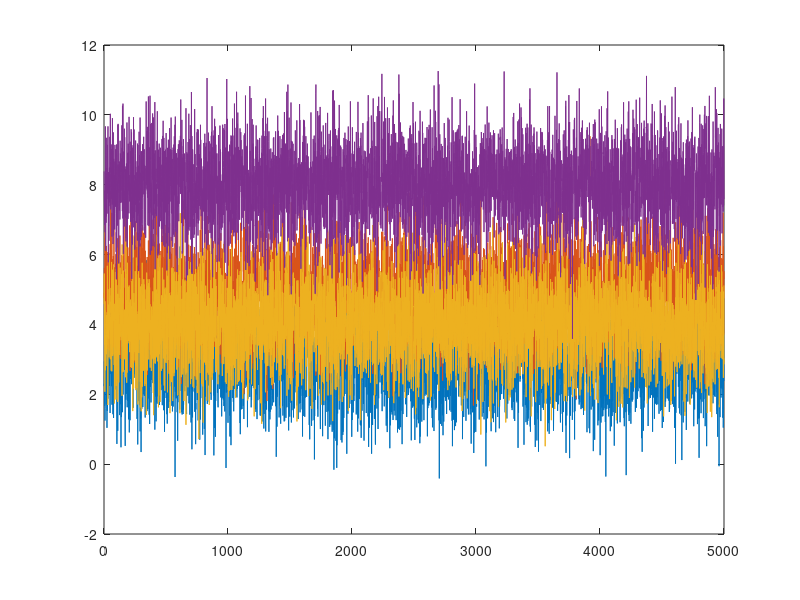

This figure's MATLAB source: (Note: this script raises an error after producing the figure.)
%%
clc
clear all
close all
%%
L=5000; %number of samples assigned
mu=2;
sigma = 1; %standard deviation of samples
X=sigma+randn(L,1)+mu; %mu= mean value
t = linspace(1,L,L);
plot(t, X)
hold on
mu=4;
X=sigma+randn(L,1)+mu; %mu= mean value
plot(t, X)
mu=2;
sigma = 2;
X=sigma+randn(L,1)+mu; %mu= mean value
plot(t, X)
mu=4;
sigma = 4;
X=sigma+randn(L,1)+mu; %mu= mean value
plot(t, X)
legend("mu=2, sigma = 1", "mu=4, sigma = 1","mu=2, sigma = 2","mu=4, sigma = 4", FontSize=24)
xlabel("Sample [N]", FontSize=24)
ylabel("Value", FontSize=24)
